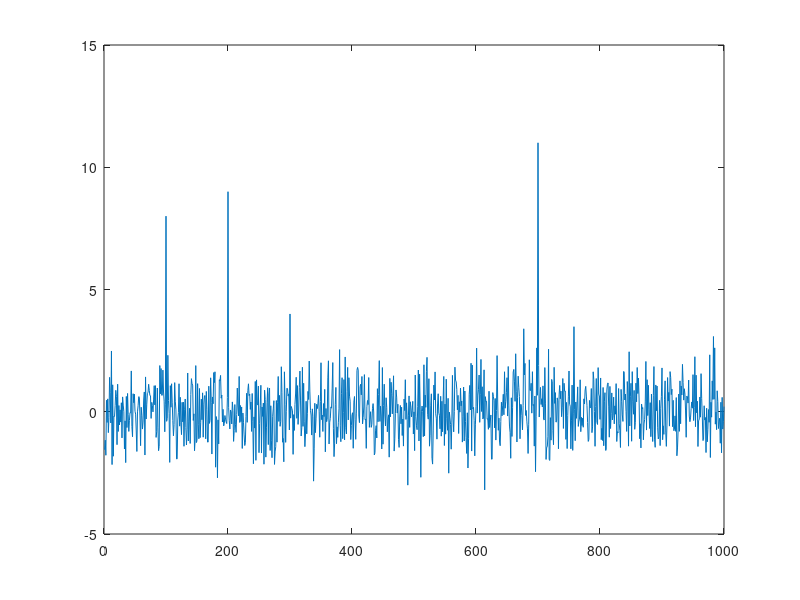

Write the MATLAB code that produced this figure. (Note: this script raises an error after producing the figure.)
% Implement 1D CFAR using lagging cells on the given noise and target scenario.

% Close and delete all currently open figures
close all;

% Data_points
Ns = 1000;

% Generate random noise
s=randn(Ns,1);

%Targets location. Assigning bin 100, 200, 300 and 700 as Targets with the 
% amplitudes of 8, 9, 4, 11.
s([100 ,200, 300, 700])=[8 9 4 11];

%plot the output
plot(s);

% TODO: Apply CFAR to detect the targets by filtering the noise.

% 1. Define the following:
% 1a. Training Cells
Ts = 12;
% 1b. Guard Cells 
Gs = 4;
% Offset : Adding room above noise threshold for desired SNR 
% here we are working with linear values, hence we multiply the offset to
% the threshold value
offset=3;

% Vector to hold threshold values 
threshold_cfar = [];

%Vector to hold final signal after thresholding
signal_cfar = [];

% 2. Slide window across the signal length
for i = 1:(Ns-(G+T+1))     

    % 2. - 5. Determine the noise threshold by measuring it within the training cells
    noise_level = sum(s(i:i+T-1));
    
    % 6. Measuring the signal within the CUT
    threshold = (noise_level/T)*offset;
    threshold_cfar = [threshold_cfar, {threshold}];
    
   % 6. Measuring the signal within the CUT
    signal = s(i + T + G);

    % 8. Filter the signal above the threshold
    if (signal < threshold)
        signal = 0;
    end
    signal_cfar = [signal_cfar, {signal}];
end




% plot the filtered signal
plot (cell2mat(signal_cfar),'g--');

% plot original sig, threshold and filtered signal within the same figure.
figure,plot(s);
hold on,plot(cell2mat(circshift(threshold_cfar,G)),'r--','LineWidth',2)
hold on, plot (cell2mat(circshift(signal_cfar,(T+G))),'g--','LineWidth',4);
legend('Signal','CFAR Threshold','detection')